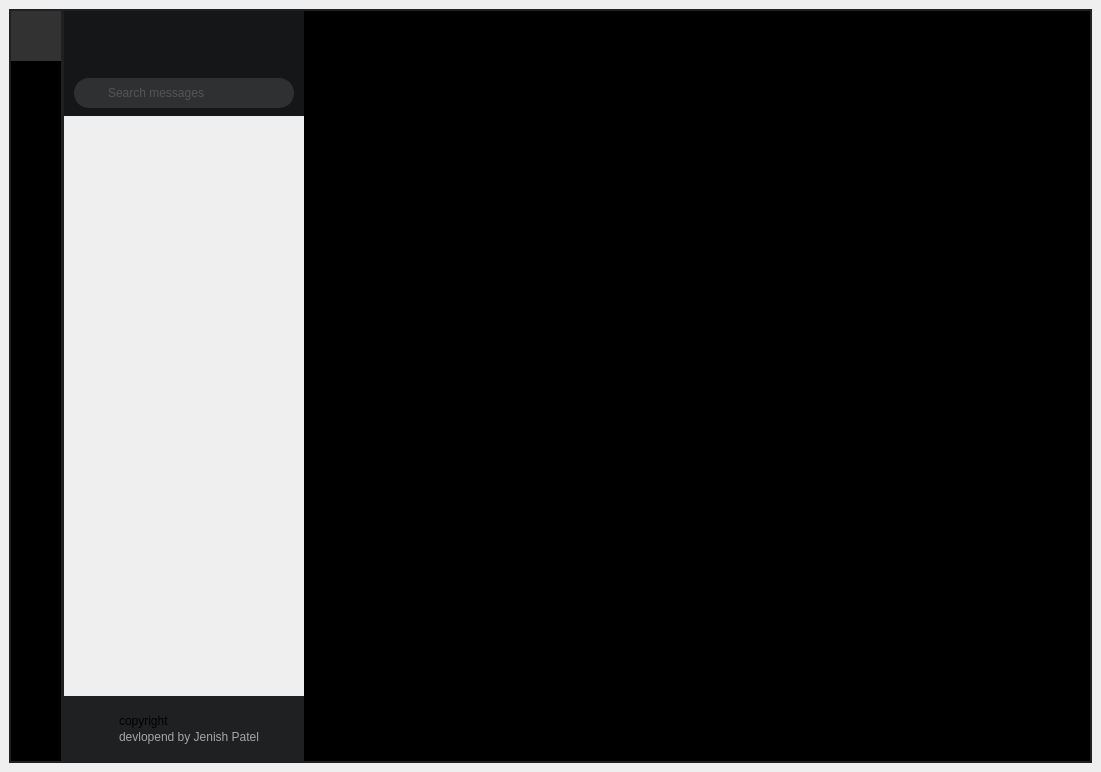
<?xml version="1.0" encoding="UTF-8"?>
<ui version="4.0">
 <class>Window</class>
 <widget class="QMainWindow" name="Window">
  <property name="geometry">
   <rect>
    <x>0</x>
    <y>0</y>
    <width>1101</width>
    <height>772</height>
   </rect>
  </property>
  <property name="minimumSize">
   <size>
    <width>1101</width>
    <height>0</height>
   </size>
  </property>
  <property name="maximumSize">
   <size>
    <width>1101</width>
    <height>16777215</height>
   </size>
  </property>
  <property name="windowTitle">
   <string>MainWindow</string>
  </property>
  <property name="styleSheet">
   <string notr="true"/>
  </property>
  <widget class="QWidget" name="styelsheet">
   <property name="styleSheet">
    <string notr="true">
QWidget {
	font: 9pt \Segoe UI\;
	color: rgb(230, 230, 230);
	selection-background-color: rgb(86, 115, 0);
}
/* Bg App */
#bg_app {	
	background-color: rgb(0, 0, 0);
	border: 2px solid rgb(30, 32, 33);
}

/* Left Menu */
#left_menu {
	border-top-left-radius: 10px;
	border-bottom-left-radius: 10px;
}

/* Logo Top */
#logo_top {
	background-image: url(:/images_svg/images/images_svg/logo_symbol_top.svg);
	background-position: center;
	background-repeat: no-repeat;
}

/* Buttons */
#left_menu QPushButton {
	border: none;	
	background-color: transparent;
	border-radius: 10px;
    background-repeat: none;\n
	background-position: center;\n
}
#left_menu QPushButton:hover {\n
	background-color: rgb(21, 22, 23);\n
}
#left_menu QPushButton:pressed {\n
	background-color: rgb(172, 229, 0);\n
}
#add_user_btn {	\n
	background-image: url(:/icons_svg/images/icons_svg/icon_add_user.svg);\n
}\n
#settings_btn {	\n
	background-image: url(:/icons_svg/images/icons_svg/icon_settings.svg);\n
}

/* Left Messages */\n
#left_messages {\n
	background-color: rgb(21, 22, 23);\n
	border: none;\n
	border-left: 3px solid rgb(30, 32, 33);\n
}

/* Top */
#top_messages {\n
	border: none;\n
	border-bottom: 1px solid rgb(47, 48, 50);\n
}

/* Search Message */
#search_sms_frame .QLineEdit {
	border: 2px solid rgb(47, 48, 50);
	border-radius: 15px;
	background-color: rgb(47, 48, 50);
	color: rgb(121, 121, 121);
	padding-left: 30px;
	padding-right: 10px;
	background-image: url(:/icons_svg/images/icons_svg/icon_search.svg);
	background-repeat: none;
	background-position: left center;
}
#search_sms_frame .QLineEdit:hover {
	color: rgb(230, 230, 230);
	border: 2px solid rgb(62, 63, 66);
}
#search_sms_frame .QLineEdit:focus {\n
	color: rgb(230, 230, 230);\n
	border: 2px solid rgb(53, 54, 56);\n
	background-color: rgb(14, 14, 15);\n
}

/* Menus Scroll Area */
#left_messages_scroll, #messages_scroll {\n
	background-color: transparent;\n
}

/* Bottom / Signal */
#bottom_messages {	\n
	background-color: rgb(30, 32, 33);\n
}
#signal_icon { \n
	background-image: url(:/icons_svg/images/icons_svg/icon_signal.svg);\n
	background-repeat: none;\n
	background-position: left center;\n
}
#label_top{	\n
	font: 800 10pt \Segoe UI\;\n
	color: rgb(189, 255, 0);\n
}
#label_bottom {	\n
	color: rgb(166, 166, 166);\n
}\n
\n
/* Right Content */\n
#right_content {\n
	border-top-right-radius: 10px;\n
	border-bottom-right-radius: 10px;\n
}\n
\n
/* Top Bar */\n
#top_bar {\n
	border-top-right-radius: 10px;\n
}\n
\n
/* Title Bar */\n
#title_bar {\n
	background-image: url(:/images_svg/images/images_svg/text_logo.svg);\n
	background-repeat: no-repeat;\n
	background-position: left center;\n
	border-left: 15px solid trans
                       parent;\n
}

/* Top BTNs */
#top_btns {  }
#top_btns .QPushButton {	\n
	background-position: center;\n
    background-repeat: no-repeat;\n
	border: none;\n
	outline: none;\n
	border-radius: 8px;\n
	text-align: left;\n
}
#top_btns .QPushButton:hover { background-color: rgb(21, 22, 23); }\n
#top_btns .QPushButton:pressed { background-color: rgb(172, 229, 0); }\n
#top_btns #close_app_btn:hover { background-color: rgb(255, 0, 127); }\n
#top_btns #close_app_btn:pressed { background-color: rgb(172, 229, 0); }\n

/* Content / Pages */
#app_pages {\n
	background-color: transparent;\n
}
/* /////////////////////////////////////////////////////////////////////////////////////////////////\n
ScrollBars */
QScrollBar:horizontal {
    border: none;
    background: rgb(52, 59, 72);
    height: 8px;
    margin: 0px 21px 0 21px;
	border-radius: 0px;
}
QScrollBar::handle:horizontal {
    background: rgb(47, 48, 50);
    min-width: 25px;
	border-radius: 4px
}
QScrollBar::add-line:horizontal {
    border: none;
    background: rgb(55, 63, 77);
    width: 20px;
	border-top-right-radius: 4px;
    border-bottom-right-radius: 4px;
    subcontrol-position: right;
    subcontrol-origin: margin;
}
QScrollBar::sub-line:horizontal {
    border: none;
    background: rgb(55, 63, 77);
    width: 20px;
	border-top-left-radius: 4px;
    border-bottom-left-radius: 4px;
    subcontrol-position: left;
    subcontrol-origin: margin;
}
QScrollBar::up-arrow:horizontal, QScrollBar::down-arrow:horizontal
{
     background: none;
}
QScrollBar::add-page:horizontal, QScrollBar::sub-page:horizontal
{
     background: none;
}
 QScrollBar:vertical {
	border: none;
    background: rgb(52, 59, 72);
    width: 8px;
    margin: 21px 0 21px 0;
	border-radius: 0px;
 }
 QScrollBar::handle:vertical {	
	background: rgb(47, 48, 50);
    min-height: 25px;
	border-radius: 4px;
 }

 QScrollBar::add-line:vertical {
     border: none;
    background: transparent;
     height: 10px;
    border-radius: 4px;
     subcontrol-position: bottom;
     subcontrol-origin: margin;
 }
 QScrollBar::sub-line:vertical {
	border: none;
    background: transparent;
    height: 10px;
    border-radius: 4px;
     subcontrol-position: top;
     subcontrol-origin: margin;
 }
 QScrollBar::up-arrow:vertical, QScrollBar::down-arrow:vertical {
     background: none;}

 QScrollBar::add-page:vertical, QScrollBar::sub-page:vertical {
     background: none;
}
</string>
   </property>
   <layout class="QVBoxLayout" name="stylesheet">
    <item>
     <widget class="QFrame" name="bg_app">
      <property name="styleSheet">
       <string notr="true">#bg_app {	
background-color: rgb(0, 0, 0);
border: 2px solid rgb(30, 32, 33);}</string>
      </property>
      <property name="frameShape">
       <enum>QFrame::NoFrame</enum>
      </property>
      <property name="frameShadow">
       <enum>QFrame::Raised</enum>
      </property>
      <property name="lineWidth">
       <number>0</number>
      </property>
      <layout class="QVBoxLayout" name="base_Layout">
       <property name="spacing">
        <number>0</number>
       </property>
       <property name="leftMargin">
        <number>0</number>
       </property>
       <property name="topMargin">
        <number>0</number>
       </property>
       <property name="rightMargin">
        <number>0</number>
       </property>
       <property name="bottomMargin">
        <number>0</number>
       </property>
       <item>
        <layout class="QHBoxLayout" name="horizontal_Layout">
         <property name="spacing">
          <number>0</number>
         </property>
         <item>
          <widget class="QFrame" name="left_menu">
           <property name="minimumSize">
            <size>
             <width>50</width>
             <height>0</height>
            </size>
           </property>
           <property name="maximumSize">
            <size>
             <width>50</width>
             <height>16777215</height>
            </size>
           </property>
           <property name="styleSheet">
            <string notr="true">left_menu {
	border-top-left-radius: 10px;
	border-bottom-left-radius: 10px;
}
#left_menu QPushButton {
	border: none;	
	background-color: transparent;
	border-radius: 10px;
    background-repeat: none;
	background-position: center;
}

#left_menu QPushButton:hover{
	background-color: rgb(21, 22, 23);
}
#left_menu QPushButton:pressed{
	background-color: rgb(172, 229, 0);
}</string>
           </property>
           <property name="frameShape">
            <enum>QFrame::NoFrame</enum>
           </property>
           <property name="frameShadow">
            <enum>QFrame::Raised</enum>
           </property>
           <property name="lineWidth">
            <number>0</number>
           </property>
           <layout class="QVBoxLayout" name="vertical_left_menu_layout">
            <property name="spacing">
             <number>0</number>
            </property>
            <property name="leftMargin">
             <number>0</number>
            </property>
            <property name="topMargin">
             <number>0</number>
            </property>
            <property name="rightMargin">
             <number>0</number>
            </property>
            <property name="bottomMargin">
             <number>0</number>
            </property>
            <item>
             <widget class="QLabel" name="logo_top">
              <property name="minimumSize">
               <size>
                <width>50</width>
                <height>50</height>
               </size>
              </property>
              <property name="maximumSize">
               <size>
                <width>50</width>
                <height>50</height>
               </size>
              </property>
              <property name="styleSheet">
               <string notr="true">#logo_top {

	background-color: rgb(50,50,50);
	background-image: url(:/newPrefix/image/logo.png);
	background-position: center;
	background-repeat: no-repeat;
}</string>
              </property>
             </widget>
            </item>
            <item>
             <widget class="QFrame" name="top_menus">
              <property name="minimumSize">
               <size>
                <width>0</width>
                <height>50</height>
               </size>
              </property>
              <property name="frameShape">
               <enum>QFrame::NoFrame</enum>
              </property>
              <property name="frameShadow">
               <enum>QFrame::Raised</enum>
              </property>
              <layout class="QVBoxLayout" name="top_menus_layout">
               <property name="spacing">
                <number>5</number>
               </property>
               <property name="leftMargin">
                <number>5</number>
               </property>
               <property name="topMargin">
                <number>5</number>
               </property>
               <property name="rightMargin">
                <number>5</number>
               </property>
               <property name="bottomMargin">
                <number>5</number>
               </property>
              </layout>
             </widget>
            </item>
            <item>
             <spacer name="spacer_vertical_menu">
              <property name="orientation">
               <enum>Qt::Vertical</enum>
              </property>
              <property name="sizeHint" stdset="0">
               <size>
                <width>20</width>
                <height>40</height>
               </size>
              </property>
             </spacer>
            </item>
            <item>
             <widget class="QFrame" name="bottom_menus">
              <property name="minimumSize">
               <size>
                <width>0</width>
                <height>50</height>
               </size>
              </property>
              <property name="styleSheet">
               <string notr="true"/>
              </property>
              <property name="frameShape">
               <enum>QFrame::NoFrame</enum>
              </property>
              <property name="frameShadow">
               <enum>QFrame::Raised</enum>
              </property>
              <layout class="QVBoxLayout" name="bottom_menus_layout">
               <property name="spacing">
                <number>5</number>
               </property>
               <property name="sizeConstraint">
                <enum>QLayout::SetMinAndMaxSize</enum>
               </property>
               <property name="leftMargin">
                <number>5</number>
               </property>
               <property name="topMargin">
                <number>5</number>
               </property>
               <property name="rightMargin">
                <number>5</number>
               </property>
               <property name="bottomMargin">
                <number>5</number>
               </property>
              </layout>
             </widget>
            </item>
           </layout>
          </widget>
         </item>
         <item>
          <widget class="QFrame" name="left_messages">
           <property name="minimumSize">
            <size>
             <width>243</width>
             <height>0</height>
            </size>
           </property>
           <property name="maximumSize">
            <size>
             <width>243</width>
             <height>16777215</height>
            </size>
           </property>
           <property name="styleSheet">
            <string notr="true">#left_messages {
	background-color: rgb(21, 22, 23);
	border: none;
	border-left: 3px solid rgb(30, 32, 33);
}</string>
           </property>
           <property name="frameShape">
            <enum>QFrame::NoFrame</enum>
           </property>
           <property name="frameShadow">
            <enum>QFrame::Raised</enum>
           </property>
           <property name="lineWidth">
            <number>0</number>
           </property>
           <layout class="QVBoxLayout" name="left_box_layout">
            <property name="spacing">
             <number>0</number>
            </property>
            <property name="leftMargin">
             <number>0</number>
            </property>
            <property name="topMargin">
             <number>0</number>
            </property>
            <property name="rightMargin">
             <number>0</number>
            </property>
            <property name="bottomMargin">
             <number>0</number>
            </property>
            <item>
             <widget class="QFrame" name="top_messages">
              <property name="minimumSize">
               <size>
                <width>0</width>
                <height>105</height>
               </size>
              </property>
              <property name="maximumSize">
               <size>
                <width>16777215</width>
                <height>105</height>
               </size>
              </property>
              <property name="styleSheet">
               <string notr="true">#top_messages {\n
	border: none;\n
	border-bottom: 1px solid rgb(47, 48, 50);\n
}</string>
              </property>
              <property name="frameShape">
               <enum>QFrame::NoFrame</enum>
              </property>
              <property name="frameShadow">
               <enum>QFrame::Raised</enum>
              </property>
              <layout class="QVBoxLayout" name="top_messages_layout">
               <property name="spacing">
                <number>0</number>
               </property>
               <property name="leftMargin">
                <number>0</number>
               </property>
               <property name="topMargin">
                <number>0</number>
               </property>
               <property name="rightMargin">
                <number>0</number>
               </property>
               <property name="bottomMargin">
                <number>0</number>
               </property>
               <item>
                <widget class="QFrame" name="top_user_frame">
                 <property name="minimumSize">
                  <size>
                   <width>0</width>
                   <height>60</height>
                  </size>
                 </property>
                 <property name="maximumSize">
                  <size>
                   <width>16777215</width>
                   <height>60</height>
                  </size>
                 </property>
                 <property name="frameShape">
                  <enum>QFrame::NoFrame</enum>
                 </property>
                 <property name="frameShadow">
                  <enum>QFrame::Raised</enum>
                 </property>
                </widget>
               </item>
               <item>
                <widget class="QFrame" name="search_sms_frame">
                 <property name="minimumSize">
                  <size>
                   <width>0</width>
                   <height>40</height>
                  </size>
                 </property>
                 <property name="maximumSize">
                  <size>
                   <width>16777215</width>
                   <height>40</height>
                  </size>
                 </property>
                 <property name="cursor">
                  <cursorShape>ArrowCursor</cursorShape>
                 </property>
                 <property name="styleSheet">
                  <string notr="true">#search_sms_frame .QLineEdit {
	border: 2px solid rgb(47, 48, 50);
	border-radius: 15px;
	background-color: rgb(47, 48, 50);
	color: rgb(121, 121, 121);
	padding-left: 30px;
	padding-right: 10px;
	background-image: url(:/icons_svg/images/icons_svg/icon_search.svg);
	background-repeat: none;
	background-position: left center;
}
#search_sms_frame .QLineEdit:hover {
	color: rgb(230, 230, 230);
	border: 2px solid rgb(62, 63, 66);
}
#search_sms_frame .QLineEdit:focus {
	color: rgb(230, 230, 230);
	border: 2px solid rgb(53, 54, 56);
	background-color: rgb(14, 14, 15);
}</string>
                 </property>
                 <property name="frameShape">
                  <enum>QFrame::NoFrame</enum>
                 </property>
                 <property name="frameShadow">
                  <enum>QFrame::Raised</enum>
                 </property>
                 <layout class="QVBoxLayout" name="verticalLayout_6">
                  <property name="spacing">
                   <number>0</number>
                  </property>
                  <property name="leftMargin">
                   <number>10</number>
                  </property>
                  <property name="topMargin">
                   <number>0</number>
                  </property>
                  <property name="rightMargin">
                   <number>10</number>
                  </property>
                  <property name="bottomMargin">
                   <number>0</number>
                  </property>
                  <item alignment="Qt::AlignVCenter">
                   <widget class="QLineEdit" name="search_line_edit">
                    <property name="minimumSize">
                     <size>
                      <width>0</width>
                      <height>30</height>
                     </size>
                    </property>
                    <property name="maximumSize">
                     <size>
                      <width>16777215</width>
                      <height>40</height>
                     </size>
                    </property>
                    <property name="placeholderText">
                     <string>Search messages</string>
                    </property>
                   </widget>
                  </item>
                 </layout>
                </widget>
               </item>
              </layout>
             </widget>
            </item>
            <item>
             <widget class="QScrollArea" name="left_messages_scroll">
              <property name="styleSheet">
               <string notr="true">#left_messages_scroll, #messages_scroll {\n
	background-color: transparent;\n
}</string>
              </property>
              <property name="frameShape">
               <enum>QFrame::NoFrame</enum>
              </property>
              <property name="verticalScrollBarPolicy">
               <enum>Qt::ScrollBarAlwaysOff</enum>
              </property>
              <property name="horizontalScrollBarPolicy">
               <enum>Qt::ScrollBarAlwaysOff</enum>
              </property>
              <property name="widgetResizable">
               <bool>true</bool>
              </property>
              <widget class="QWidget" name="messages_scroll">
               <property name="geometry">
                <rect>
                 <x>0</x>
                 <y>0</y>
                 <width>240</width>
                 <height>578</height>
                </rect>
               </property>
               <property name="styleSheet">
                <string notr="true">#left_messages_scroll, #messages_scroll {
	background-color: transparent;
}</string>
               </property>
               <layout class="QVBoxLayout" name="messages_layout_base">
                <property name="spacing">
                 <number>0</number>
                </property>
                <property name="leftMargin">
                 <number>0</number>
                </property>
                <property name="topMargin">
                 <number>5</number>
                </property>
                <property name="rightMargin">
                 <number>0</number>
                </property>
                <property name="bottomMargin">
                 <number>5</number>
                </property>
                <item alignment="Qt::AlignTop">
                 <widget class="QFrame" name="messages_frame">
                  <property name="frameShape">
                   <enum>QFrame::NoFrame</enum>
                  </property>
                  <property name="frameShadow">
                   <enum>QFrame::Raised</enum>
                  </property>
                  <layout class="QVBoxLayout" name="messages_layout">
                   <property name="spacing">
                    <number>5</number>
                   </property>
                   <property name="leftMargin">
                    <number>0</number>
                   </property>
                   <property name="topMargin">
                    <number>0</number>
                   </property>
                   <property name="rightMargin">
                    <number>0</number>
                   </property>
                   <property name="bottomMargin">
                    <number>0</number>
                   </property>
                  </layout>
                 </widget>
                </item>
               </layout>
              </widget>
             </widget>
            </item>
            <item>
             <widget class="QFrame" name="bottom_messages">
              <property name="minimumSize">
               <size>
                <width>0</width>
                <height>65</height>
               </size>
              </property>
              <property name="maximumSize">
               <size>
                <width>16777215</width>
                <height>65</height>
               </size>
              </property>
              <property name="styleSheet">
               <string notr="true">#bottom_messages {	
	background-color: rgb(30, 32, 33);
}</string>
              </property>
              <property name="frameShape">
               <enum>QFrame::NoFrame</enum>
              </property>
              <property name="frameShadow">
               <enum>QFrame::Raised</enum>
              </property>
              <layout class="QVBoxLayout" name="verticalLayout_5">
               <property name="spacing">
                <number>0</number>
               </property>
               <property name="leftMargin">
                <number>15</number>
               </property>
               <property name="topMargin">
                <number>0</number>
               </property>
               <property name="rightMargin">
                <number>10</number>
               </property>
               <property name="bottomMargin">
                <number>0</number>
               </property>
               <item alignment="Qt::AlignVCenter">
                <widget class="QFrame" name="signal_frame">
                 <property name="minimumSize">
                  <size>
                   <width>0</width>
                   <height>35</height>
                  </size>
                 </property>
                 <property name="maximumSize">
                  <size>
                   <width>16777215</width>
                   <height>35</height>
                  </size>
                 </property>
                 <property name="frameShape">
                  <enum>QFrame::NoFrame</enum>
                 </property>
                 <property name="frameShadow">
                  <enum>QFrame::Raised</enum>
                 </property>
                 <layout class="QHBoxLayout" name="horizontalLayout_2">
                  <property name="spacing">
                   <number>10</number>
                  </property>
                  <property name="leftMargin">
                   <number>0</number>
                  </property>
                  <property name="topMargin">
                   <number>0</number>
                  </property>
                  <property name="rightMargin">
                   <number>0</number>
                  </property>
                  <property name="bottomMargin">
                   <number>0</number>
                  </property>
                  <item>
                   <widget class="QFrame" name="signal_icon">
                    <property name="maximumSize">
                     <size>
                      <width>30</width>
                      <height>16777215</height>
                     </size>
                    </property>
                    <property name="styleSheet">
                     <string notr="true">#signal_icon { 
	background-image: url(:/icons_svg/images/icons_svg/icon_signal.svg);
	background-repeat: none;
	background-position: left center;
}</string>
                    </property>
                    <property name="frameShape">
                     <enum>QFrame::NoFrame</enum>
                    </property>
                    <property name="frameShadow">
                     <enum>QFrame::Raised</enum>
                    </property>
                   </widget>
                  </item>
                  <item>
                   <widget class="QFrame" name="signal_text">
                    <property name="frameShape">
                     <enum>QFrame::NoFrame</enum>
                    </property>
                    <property name="frameShadow">
                     <enum>QFrame::Raised</enum>
                    </property>
                    <layout class="QVBoxLayout" name="verticalLayout_7">
                     <property name="spacing">
                      <number>0</number>
                     </property>
                     <property name="leftMargin">
                      <number>0</number>
                     </property>
                     <property name="topMargin">
                      <number>2</number>
                     </property>
                     <property name="rightMargin">
                      <number>0</number>
                     </property>
                     <property name="bottomMargin">
                      <number>2</number>
                     </property>
                     <item>
                      <widget class="QLabel" name="label_top">
                       <property name="styleSheet">
                        <string notr="true">#label_top{	
	font: 800 10pt \Segoe UI;
	color: rgb(189, 255, 0);}</string>
                       </property>
                       <property name="text">
                        <string>copyright</string>
                       </property>
                      </widget>
                     </item>
                     <item>
                      <widget class="QLabel" name="label_bottom">
                       <property name="styleSheet">
                        <string notr="true">#label_bottom {	
	color: rgb(166, 166, 166);
}</string>
                       </property>
                       <property name="text">
                        <string>devlopend by Jenish Patel</string>
                       </property>
                      </widget>
                     </item>
                    </layout>
                   </widget>
                  </item>
                 </layout>
                </widget>
               </item>
              </layout>
             </widget>
            </item>
           </layout>
          </widget>
         </item>
         <item>
          <widget class="QFrame" name="right_content">
           <property name="font">
            <font>
             <family>Segoe UI</family>
             <pointsize>9</pointsize>
             <weight>50</weight>
             <italic>false</italic>
             <bold>false</bold>
             <stylestrategy>PreferAntialias</stylestrategy>
            </font>
           </property>
           <property name="styleSheet">
            <string notr="true">#right_content {
	border-top-right-radius: 10px;
	border-bottom-right-radius: 10px;}
</string>
           </property>
           <property name="frameShape">
            <enum>QFrame::NoFrame</enum>
           </property>
           <property name="frameShadow">
            <enum>QFrame::Raised</enum>
           </property>
           <property name="lineWidth">
            <number>0</number>
           </property>
           <layout class="QVBoxLayout" name="verticalLayout">
            <property name="spacing">
             <number>0</number>
            </property>
            <property name="leftMargin">
             <number>0</number>
            </property>
            <property name="topMargin">
             <number>0</number>
            </property>
            <property name="rightMargin">
             <number>0</number>
            </property>
            <property name="bottomMargin">
             <number>0</number>
            </property>
            <item>
             <widget class="QFrame" name="top_bar">
              <property name="minimumSize">
               <size>
                <width>0</width>
                <height>45</height>
               </size>
              </property>
              <property name="maximumSize">
               <size>
                <width>16777215</width>
                <height>45</height>
               </size>
              </property>
              <property name="styleSheet">
               <string notr="true">#top_bar {
	border-top-right-radius: 10px;
}</string>
              </property>
              <property name="frameShape">
               <enum>QFrame::NoFrame</enum>
              </property>
              <property name="frameShadow">
               <enum>QFrame::Raised</enum>
              </property>
              <property name="lineWidth">
               <number>0</number>
              </property>
              <layout class="QHBoxLayout" name="horizontalLayout">
               <property name="spacing">
                <number>0</number>
               </property>
               <property name="leftMargin">
                <number>0</number>
               </property>
               <property name="topMargin">
                <number>0</number>
               </property>
               <property name="rightMargin">
                <number>0</number>
               </property>
               <property name="bottomMargin">
                <number>0</number>
               </property>
               <item>
                <widget class="QLabel" name="title_bar">
                 <property name="styleSheet">
                  <string notr="true">#title_bar {
	background-image: url(:/images_svg/images/images_svg/text_logo.svg);
	background-repeat: no-repeat;
	background-position: left center;
	border-left: 15px solid transparent;
}</string>
                 </property>
                 <property name="lineWidth">
                  <number>0</number>
                 </property>
                 <property name="text">
                  <string/>
                 </property>
                </widget>
               </item>
               <item>
                <widget class="QFrame" name="top_btns">
                 <property name="maximumSize">
                  <size>
                   <width>100</width>
                   <height>16777215</height>
                  </size>
                 </property>
                 <property name="styleSheet">
                  <string notr="true">#top_btns {  }
#top_btns .QPushButton {	
	background-position: center;
    background-repeat: no-repeat;
	border: none;
	outline: none;
	border-radius: 8px;
	text-align: left;
}
#top_btns .QPushButton:hover { background-color: rgb(21, 22, 23); }
#top_btns .QPushButton:pressed { background-color: rgb(172, 229, 0); }
#top_btns #close_app_btn:hover { background-color: rgb(255, 0, 127); }
#top_btns #close_app_btn:pressed { background-color: rgb(172, 229, 0); }</string>
                 </property>
                 <property name="frameShape">
                  <enum>QFrame::NoFrame</enum>
                 </property>
                 <property name="frameShadow">
                  <enum>QFrame::Raised</enum>
                 </property>
                 <property name="lineWidth">
                  <number>0</number>
                 </property>
                 <layout class="QHBoxLayout" name="top_btn_layout">
                  <property name="spacing">
                   <number>4</number>
                  </property>
                  <property name="leftMargin">
                   <number>0</number>
                  </property>
                  <property name="topMargin">
                   <number>0</number>
                  </property>
                  <property name="rightMargin">
                   <number>0</number>
                  </property>
                  <property name="bottomMargin">
                   <number>0</number>
                  </property>
                  <item>
                   <widget class="QPushButton" name="minimize_app_btn">
                    <property name="minimumSize">
                     <size>
                      <width>28</width>
                      <height>28</height>
                     </size>
                    </property>
                    <property name="maximumSize">
                     <size>
                      <width>28</width>
                      <height>28</height>
                     </size>
                    </property>
                    <property name="font">
                     <font>
                      <family>Segoe UI</family>
                      <pointsize>9</pointsize>
                      <weight>50</weight>
                      <italic>false</italic>
                      <bold>false</bold>
                      <stylestrategy>NoAntialias</stylestrategy>
                     </font>
                    </property>
                    <property name="cursor">
                     <cursorShape>PointingHandCursor</cursorShape>
                    </property>
                    <property name="toolTip">
                     <string>Minimize</string>
                    </property>
                    <property name="styleSheet">
                     <string notr="true">background-image: url(:/newPrefix/image/icons_svg/icon_minimize.svg);</string>
                    </property>
                    <property name="text">
                     <string/>
                    </property>
                    <property name="iconSize">
                     <size>
                      <width>20</width>
                      <height>20</height>
                     </size>
                    </property>
                   </widget>
                  </item>
                  <item>
                   <widget class="QPushButton" name="maximize_restore_app_btn">
                    <property name="minimumSize">
                     <size>
                      <width>28</width>
                      <height>28</height>
                     </size>
                    </property>
                    <property name="maximumSize">
                     <size>
                      <width>28</width>
                      <height>28</height>
                     </size>
                    </property>
                    <property name="font">
                     <font>
                      <family>Segoe UI</family>
                      <pointsize>9</pointsize>
                      <weight>50</weight>
                      <italic>false</italic>
                      <bold>false</bold>
                      <stylestrategy>PreferDefault</stylestrategy>
                     </font>
                    </property>
                    <property name="cursor">
                     <cursorShape>PointingHandCursor</cursorShape>
                    </property>
                    <property name="toolTip">
                     <string>Maximize</string>
                    </property>
                    <property name="styleSheet">
                     <string notr="true">background-image: url(:/newPrefix/image/icons_svg/icon_maximize.svg);</string>
                    </property>
                    <property name="text">
                     <string/>
                    </property>
                    <property name="iconSize">
                     <size>
                      <width>20</width>
                      <height>20</height>
                     </size>
                    </property>
                   </widget>
                  </item>
                  <item>
                   <widget class="QPushButton" name="close_app_btn">
                    <property name="minimumSize">
                     <size>
                      <width>28</width>
                      <height>28</height>
                     </size>
                    </property>
                    <property name="maximumSize">
                     <size>
                      <width>28</width>
                      <height>28</height>
                     </size>
                    </property>
                    <property name="cursor">
                     <cursorShape>PointingHandCursor</cursorShape>
                    </property>
                    <property name="toolTip">
                     <string>Close</string>
                    </property>
                    <property name="styleSheet">
                     <string notr="true">background-image: url(:/newPrefix/image/icons_svg/icon_close.svg);

pressed { background-color: rgb(172, 229, 0); }</string>
                    </property>
                    <property name="text">
                     <string/>
                    </property>
                    <property name="iconSize">
                     <size>
                      <width>20</width>
                      <height>20</height>
                     </size>
                    </property>
                   </widget>
                  </item>
                  <item>
                   <spacer name="horizontalSpacer">
                    <property name="orientation">
                     <enum>Qt::Horizontal</enum>
                    </property>
                    <property name="sizeHint" stdset="0">
                     <size>
                      <width>40</width>
                      <height>20</height>
                     </size>
                    </property>
                   </spacer>
                  </item>
                 </layout>
                </widget>
               </item>
              </layout>
             </widget>
            </item>
            <item>
             <widget class="QFrame" name="content">
              <property name="frameShape">
               <enum>QFrame::NoFrame</enum>
              </property>
              <property name="frameShadow">
               <enum>QFrame::Raised</enum>
              </property>
              <property name="lineWidth">
               <number>0</number>
              </property>
              <layout class="QVBoxLayout" name="verticalLayout_4">
               <item>
                <widget class="QStackedWidget" name="app_pages">
                 <property name="styleSheet">
                  <string notr="true">background-color: transparent;
</string>
                 </property>
                 <property name="currentIndex">
                  <number>0</number>
                 </property>
                 <widget class="QWidget" name="home">
                  <property name="styleSheet">
                   <string notr="true">#home {
	background-position: center;
	background-repeat: no-repeat;
	background-image: url(:/newPrefix/image/icons_svg/icon_settings.svg);
}</string>
                  </property>
                 </widget>
                 <widget class="QWidget" name="chat">
                  <layout class="QVBoxLayout" name="chat_layout">
                   <property name="spacing">
                    <number>0</number>
                   </property>
                   <property name="leftMargin">
                    <number>0</number>
                   </property>
                   <property name="topMargin">
                    <number>0</number>
                   </property>
                   <property name="rightMargin">
                    <number>0</number>
                   </property>
                   <property name="bottomMargin">
                    <number>0</number>
                   </property>
                  </layout>
                 </widget>
                </widget>
               </item>
              </layout>
             </widget>
            </item>
           </layout>
          </widget>
         </item>
        </layout>
       </item>
      </layout>
     </widget>
    </item>
   </layout>
  </widget>
 </widget>
 <resources>
  <include location="test.qrc"/>
 </resources>
 <connections/>
</ui>
